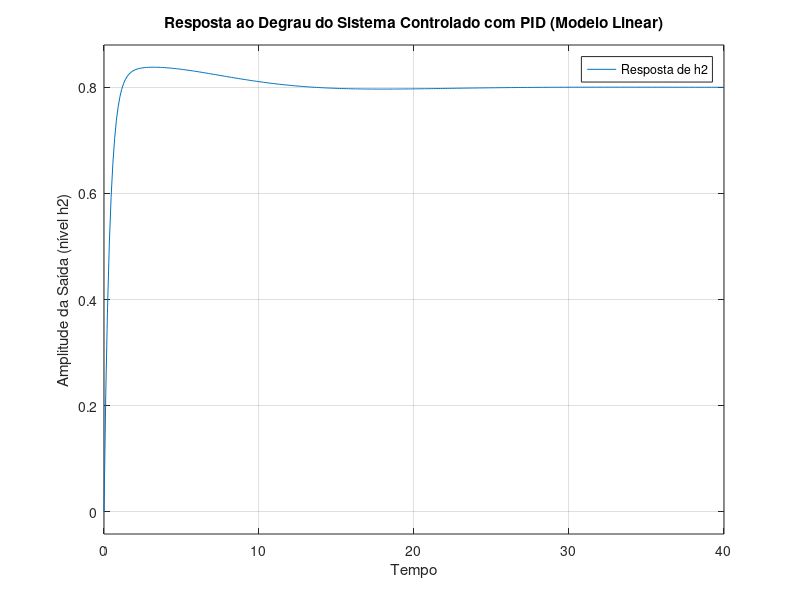

MATLAB code to generate this figure: (Note: this script raises an error after producing the figure.)
clear; clc; close all;

%% 1. Definição da variável de Laplace para a F. Transf
s = tf('s');

% F. Transferência do modelo linearizado: G(s) = delta_H2(s) / delta_U(s)
G = 1.62 / (s^2 + 0.243*s + 0.006);
G.InputName = 'Vazão u';
G.OutputName = 'Nível h2';
disp('F. Transf. do modelo linearizado:');
display(G);

%% 2. Definição dos Ganhos do Controlador PID
% Ganhos calculados analiticamente pelo método do LGR com cancelamento de
% polo -> MS < 5% e tr < 8s.
Kp = 0.6; % atende requisitos em 0.6 -> aumentaman a agressividade da reação do sist., logo aumenta MS
Ki = 0.122; % atende requisitos em 0.122 -> elimina erro de reg. perm.
Kd = 1.75; % atende requisitos em 3 -> caráter preditivo sobre o erro: atenua ação de controle (aumenta o amortecimento), logo diminui o MS -> a partir de 2.3 o sist começa  a querer ter um carater de 1 ordem

% controlador PID
C = pid(Kp, Ki, Kd);

disp('F. Transf. Controlador PID:');
display(C);

%% 3. Análise em MF
% Sistema em malha aberta (controlador + planta)
L = C * G;

% Sistema em MF (realimentação unitária)
T = feedback(L, 1);

% Exibição dos polos de malha fechada para verificação
polos_mf = pole(T);
disp(' ');
disp('Polos de MF:');
disp(polos_mf);

%% 4. Simulação e Visualização da Resposta ao Degrau
% Simulação da resposta a um degrau unitário na referência
figure;
step(0.8*T);
title('Resposta ao Degrau do Sistema Controlado com PID (Modelo Linear)');
xlabel('Tempo');
ylabel('Amplitude da Saída (nível h2)');
grid on;
legend('Resposta de h2');

% Exibição das métricas de desempenho no Command Window
info = stepinfo(0.8*T);
MS = info.Overshoot;
zeta = sqrt(((log(MS/100))^2)/((pi^2)+((log(MS/100))^2)));
tr = info.RiseTime;
wn = (pi - acos(zeta))/ (tr*(sqrt(1-((zeta)^2)))); 
disp(' ');
disp('Métricas de Desempenho da Resposta ao Degrau (Linear):');
fprintf('Overshoot (MS): %.3f %%\n', MS);
fprintf('Tempo de Subida (tr): %.3f s\n', tr);
disp(' ');
disp('Parâmetros do sistema:');
fprintf('Fator de Amortecimento: %.3f \n', zeta);
fprintf('Frequência Natural: %.3f rad/s\n', wn);
